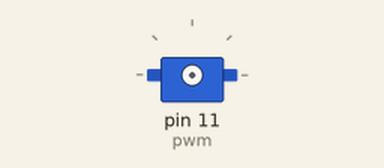
Simulated run of this program. Board: Raspberry Pi (header pin numbers). Shown: servo. Servo angles are drawn from the pulse width (0.5 ms = 0°, 2.5 ms = 180°); what the program prints to the terminal is not drawn.

Above: at 0.05 s.
At 0.4 s:
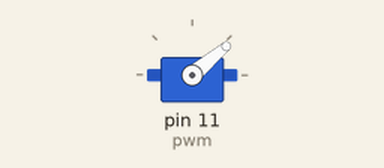
At 0.95 s:
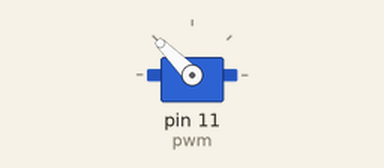
At 1.9 s:
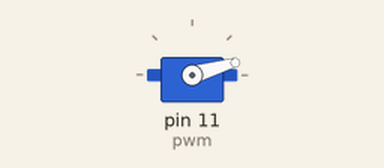
Timing chart, 0 to 5.0 s (numbered marks = the images above):
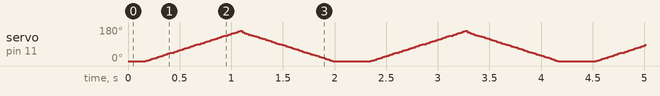

The program:

servo_motor_pwm.py
```python
import RPi.GPIO as GPIO
from time import sleep
import time
import numpy as np


GPIO.setmode(GPIO.BOARD)
GPIO.setup(11,GPIO.OUT)
pwm=GPIO.PWM(11, 50)
pwm.start(0)


try:
    while 1:
        for i in np.arange(1, 11.5, 0.1):
            pwm.ChangeDutyCycle(i)
            time.sleep(0.01)
            print("AntiClockwise: ", i)

        for i in np.arange(11, 0.5, -0.1):
            pwm.ChangeDutyCycle(i)
            time.sleep(0.01)
            print("ClockWise: ", i)
except KeyboardInterrupt:
     pass


pwm.stop()
GPIO.cleanup()
print ("Done")
```
